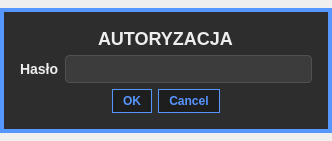
<?xml version="1.0" encoding="UTF-8"?>
<ui version="4.0">
 <class>AuthorizationDialog</class>
 <widget class="QDialog" name="AuthorizationDialog">
  <property name="geometry">
   <rect>
    <x>0</x>
    <y>0</y>
    <width>332</width>
    <height>141</height>
   </rect>
  </property>
  <property name="windowTitle">
   <string>Dialog</string>
  </property>
  <property name="styleSheet">
   <string notr="true">
#widget_2 {
	background-color: rgb(45, 45, 45);
	border: 4px solid rgb(85, 150, 255);
}

QPushButton {
	background-color: rgb(30, 30, 30);
	border: 1px solid rgb(85, 150, 255);
	color: rgb(85, 150, 255);
	padding: 4px 10px;
	font: 75 10pt &quot;Segoe UI&quot;;
	font-weight: 500;
}
QPushButton::hover {
	background-color: rgb(85, 150, 255);
	border: 1px solid rgb(30, 30, 30);
	font: 75 10pt &quot;Segoe UI&quot;;
	color: rgb(30, 30, 30);
	border-radius:5px;
	font-weight: 500;
}

QPushButton::disabled {
	color:rgb(30, 47, 103);
	background-color:rgb(85, 106, 132);
	border: 1px solid rgb(7, 23, 59);
	border-radius: 10px;
	font-size: 14px;
}

QLineEdit::disabled {
	background-color: rgb(181, 181, 181);
}
QLineEdit::enabled {
	font-size: 11px;
	padding: 5px 10px;
	border: 1px solid rgb(80, 80, 80);
	border-radius: 4px;
	background-color:  rgb(60,60,60);
	color: rgb(200, 200, 200);
}

QLineEdit::hover {
	border: 1px solid rgb(120, 120, 120);
	border-radius: 4px;
	background-color:  rgb(80,80,80);
}

QLineEdit::focus {
	border: 1px solid rgb(100, 100, 100);
	border-radius: 4px;
	background-color:  rgb(70,70,70);
}
</string>
  </property>
  <layout class="QVBoxLayout" name="verticalLayout">
   <property name="spacing">
    <number>0</number>
   </property>
   <property name="leftMargin">
    <number>0</number>
   </property>
   <property name="topMargin">
    <number>0</number>
   </property>
   <property name="rightMargin">
    <number>0</number>
   </property>
   <property name="bottomMargin">
    <number>0</number>
   </property>
   <item alignment="Qt::AlignVCenter">
    <widget class="QWidget" name="widget_2" native="true">
     <property name="styleSheet">
      <string notr="true"/>
     </property>
     <layout class="QVBoxLayout" name="verticalLayout_2">
      <property name="leftMargin">
       <number>20</number>
      </property>
      <property name="topMargin">
       <number>20</number>
      </property>
      <property name="rightMargin">
       <number>20</number>
      </property>
      <property name="bottomMargin">
       <number>20</number>
      </property>
      <item alignment="Qt::AlignHCenter">
       <widget class="QLabel" name="label_2">
        <property name="styleSheet">
         <string notr="true">font-size:18px;
font-weight: 500;
color: rgb(238, 238, 238);</string>
        </property>
        <property name="text">
         <string>AUTORYZACJA</string>
        </property>
       </widget>
      </item>
      <item>
       <widget class="QWidget" name="widget" native="true">
        <layout class="QHBoxLayout" name="horizontalLayout">
         <property name="leftMargin">
          <number>0</number>
         </property>
         <property name="topMargin">
          <number>0</number>
         </property>
         <property name="rightMargin">
          <number>0</number>
         </property>
         <property name="bottomMargin">
          <number>0</number>
         </property>
         <item>
          <widget class="QLabel" name="label">
           <property name="styleSheet">
            <string notr="true">font-size:14px;
font-weight:500;
color: rgb(238, 238, 238);</string>
           </property>
           <property name="text">
            <string>Hasło</string>
           </property>
          </widget>
         </item>
         <item>
          <widget class="QLineEdit" name="lineEdit"/>
         </item>
        </layout>
       </widget>
      </item>
      <item alignment="Qt::AlignHCenter">
       <widget class="QDialogButtonBox" name="buttonBox">
        <property name="orientation">
         <enum>Qt::Horizontal</enum>
        </property>
        <property name="standardButtons">
         <set>QDialogButtonBox::Cancel|QDialogButtonBox::Ok</set>
        </property>
        <property name="centerButtons">
         <bool>false</bool>
        </property>
       </widget>
      </item>
     </layout>
    </widget>
   </item>
  </layout>
 </widget>
 <resources/>
 <connections>
  <connection>
   <sender>buttonBox</sender>
   <signal>accepted()</signal>
   <receiver>AuthorizationDialog</receiver>
   <slot>accept()</slot>
   <hints>
    <hint type="sourcelabel">
     <x>248</x>
     <y>254</y>
    </hint>
    <hint type="destinationlabel">
     <x>157</x>
     <y>274</y>
    </hint>
   </hints>
  </connection>
  <connection>
   <sender>buttonBox</sender>
   <signal>rejected()</signal>
   <receiver>AuthorizationDialog</receiver>
   <slot>reject()</slot>
   <hints>
    <hint type="sourcelabel">
     <x>316</x>
     <y>260</y>
    </hint>
    <hint type="destinationlabel">
     <x>286</x>
     <y>274</y>
    </hint>
   </hints>
  </connection>
 </connections>
</ui>
